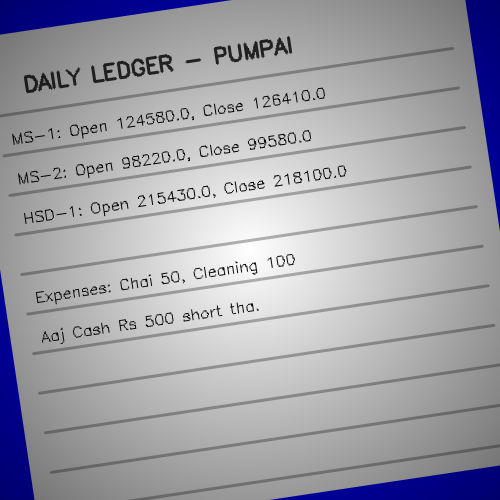
#> input picture backend/skewed_test_raw.png, 500 x 500 px
$ python -i stitcher.py   (imports and definitions only)
#> lines starting #> are read from the running program, lines starting #| are printed output that depends on the picture
### backend/logger.py
import os
import logging
from logging.handlers import RotatingFileHandler

# ANSI Color Escape Codes
RESET = "\033[0m"
GREEN = "\033[32m"
YELLOW = "\033[33m"
RED = "\033[31m"
CYAN = "\033[36m"

class ColorFormatter(logging.Formatter):
    """
    ANSI Color-coded console status updates formatter.
    """
    def format(self, record):
        log_fmt = "%(asctime)s | %(levelname)-8s | %(name)s | %(message)s"
        if record.levelno == logging.INFO:
            fmt = f"{GREEN}{log_fmt}{RESET}"
        elif record.levelno == logging.WARNING:
            fmt = f"{YELLOW}{log_fmt}{RESET}"
        elif record.levelno >= logging.ERROR:
            fmt = f"{RED}{log_fmt}{RESET}"
        else:
            fmt = f"{CYAN}{log_fmt}{RESET}"

        formatter = logging.Formatter(fmt, datefmt="%Y-%m-%d %H:%M:%S")
        return formatter.format(record)

# Resolve directories
BACKEND_DIR = os.path.dirname(os.path.abspath(__file__))
LOGS_DIR = os.path.join(BACKEND_DIR, "logs")
os.makedirs(LOGS_DIR, exist_ok=True)
LOG_FILE = os.path.join(LOGS_DIR, "pipeline.log")

# Setup Unified PumpAI Logger
logger = logging.getLogger("PumpAI")
logger.setLevel(logging.DEBUG)
logger.propagate = False  # Avoid duplicate handlers output

# Clear existing handlers if any
if logger.hasHandlers():
    logger.handlers.clear()

# 1. Console Stream Handler
console_handler = logging.StreamHandler()
console_handler.setLevel(logging.INFO)
console_handler.setFormatter(ColorFormatter())
logger.addHandler(console_handler)

# 2. Rolling File Handler (5MB, 3 backups max)
file_handler = RotatingFileHandler(
    LOG_FILE,
    maxBytes=5 * 1024 * 1024, # 5MB
    backupCount=3,
    encoding="utf-8"
)
file_handler.setLevel(logging.DEBUG)
file_formatter = logging.Formatter(
    "%(asctime)s | %(levelname)-8s | %(name)s | %(message)s",
    datefmt="%Y-%m-%d %H:%M:%S"
)
file_handler.setFormatter(file_formatter)
logger.addHandler(file_handler)

# [20 lines left out: function log_pipeline_transaction, not called in this run]

### backend/stitcher.py
"""
stitcher.py — Automated Double-Page Register Splitting Module
=============================================================
Detects whether a scanned image is a two-page spread (landscape register opened
flat on a scanner), locates the binding spine crease, and returns two cleanly
cropped single-page images saved inside /processed_images/.

Public API
----------
    from stitcher import detect_and_split_double_pages

    results = detect_and_split_double_pages("/path/to/scan.jpg")
    # returns:
    #   ["/path/to/processed_images/scan_left.jpg"]          ← single portrait page
    #   [".../scan_left.jpg", ".../scan_right.jpg"]           ← split double spread
    # Each element is an absolute path ready for the intake queue.

Algorithm
---------
1.  Aspect-Ratio Gate   – Only landscape images (width > height × 1.5) are
                          candidates for splitting. Portrait images pass through.
2.  Spine Detection     – Three complementary strategies are run; the first one
                          that produces a confident result wins:
      A. Vertical Intensity Projection
            Convert to grayscale → compute column-wise mean pixel intensity →
            find the darkest vertical band in the central 40% of the image.
            Dark columns = ink shadow at the binding crease.
      B. Hough Line Transform (fallback)
            Canny edge detection → HoughLinesP → isolate near-vertical segments
            in the central zone → vote for the median x-coordinate.
      C. Geometric Midpoint (last resort)
            Simply split at exact pixel centre (width // 2).
3.  Validity Guard      – If the detected spine x-position lies outside the
                          central 25–75% band, fall back to the geometric midpoint
                          to prevent degenerate tiny slivers.
4.  Matrix Slice        – Crop left = img[:, :split_x] and right = img[:, split_x:]
5.  Output              – Save both halves to /processed_images/ and return paths.
"""

import os
import cv2
import numpy as np
from typing import Optional
from logger import logger  # type: ignore

# ---------------------------------------------------------------------------
# Paths
# ---------------------------------------------------------------------------

BACKEND_DIR   = os.path.dirname(os.path.abspath(__file__))
PROCESSED_DIR = os.path.join(BACKEND_DIR, "processed_images")
# [1 line not run here, left out]


# ---------------------------------------------------------------------------
# Configuration
# ---------------------------------------------------------------------------

# Width-to-height ratio above which an image is treated as a double-page spread.
LANDSCAPE_RATIO_THRESHOLD: float = float(
    os.getenv("PUMPAI_LANDSCAPE_RATIO", "1.5")
)

# The spine must be located within this fractional band of image width.
# e.g. 0.25 means the spine must be between 25% and 75% of image width.
SPINE_VALID_MARGIN: float = 0.25

# Output JPEG quality for saved split images.
JPEG_QUALITY: int = 93


# ---------------------------------------------------------------------------
# Internal helpers
# ---------------------------------------------------------------------------

# [14 lines left out: functions _build_output_paths, _save, not called in this run]


# ---------------------------------------------------------------------------
# Strategy A — Vertical Intensity Projection
# ---------------------------------------------------------------------------

def _spine_via_intensity(gray: np.ndarray, col_start: int, col_end: int) -> Optional[int]:
    """
    Computes per-column mean intensity within the central search zone.
    Returns the x-coordinate of the darkest continuous valley (spine shadow).

    Args:
        gray:      Grayscale image matrix.
        col_start: Left boundary of the central search zone (pixels).
        col_end:   Right boundary of the central search zone (pixels).

    Returns:
        int x-coordinate of the detected spine, or None on failure.
    """
    h, w = gray.shape
    # Crop the central strip for analysis
    strip = gray[:, col_start:col_end].astype(np.float32)

    # Column-wise mean intensity (lower = darker = more shadow)
    col_mean = strip.mean(axis=0)

    # Smooth to suppress noise without blurring the valley
    kernel_size = max(3, (col_end - col_start) // 40)
    if kernel_size % 2 == 0:
        kernel_size += 1
    col_mean_smooth = cv2.GaussianBlur(
        col_mean.reshape(1, -1).astype(np.float32),
        (kernel_size, 1), 0
    ).flatten()

    # Find the darkest column (minimum intensity = deepest shadow)
    local_min_idx = int(np.argmin(col_mean_smooth))
    spine_x = col_start + local_min_idx

    # Confidence check: the valley must be meaningfully darker than surroundings
    valley_val  = col_mean_smooth[local_min_idx]
    overall_avg = col_mean_smooth.mean()
    if valley_val >= overall_avg * 0.92:          # less than 8% darker — not a spine
        logger.debug(
            f"stitcher [intensity]: valley not dark enough "
            f"(val={valley_val:.1f}, avg={overall_avg:.1f}) — strategy inconclusive."
        )
        return None

    logger.debug(f"stitcher [intensity]: spine detected at x={spine_x} "
                 f"(darkness delta={overall_avg - valley_val:.1f})")
    return spine_x


# ---------------------------------------------------------------------------
# Strategy B — Hough Line Transform
# ---------------------------------------------------------------------------

# [60 lines left out: functions _spine_via_hough, _spine_geometric_midpoint, not called in this run]


# ---------------------------------------------------------------------------
# Spine detection dispatcher
# ---------------------------------------------------------------------------

def _detect_spine_x(img: np.ndarray) -> tuple[int, str]:
    """
    Runs the three spine detection strategies in order of precision.
    Falls back to the next strategy if the current one is inconclusive.

    Returns:
        (spine_x: int, method_used: str)
    """
    h, w = img.shape[:2]
    gray = cv2.cvtColor(img, cv2.COLOR_BGR2GRAY) if len(img.shape) == 3 else img

    # Central search zone: middle 40% of image width
    col_start = int(w * 0.30)
    col_end   = int(w * 0.70)
    valid_lo  = int(w * SPINE_VALID_MARGIN)
    valid_hi  = int(w * (1.0 - SPINE_VALID_MARGIN))

    # --- Strategy A: Intensity Projection ---
    spine_x = _spine_via_intensity(gray, col_start, col_end)
    method  = "intensity_projection"

    # --- Strategy B: Hough Lines ---
    if spine_x is None:
        spine_x = _spine_via_hough(gray, col_start, col_end)
        method  = "hough_transform"

    # --- Strategy C: Geometric Midpoint ---
    if spine_x is None:
        spine_x = _spine_geometric_midpoint(w)
        method  = "geometric_midpoint"

    # Validity guard — prevent degenerate slivers
    if not (valid_lo <= spine_x <= valid_hi):
        logger.warning(
            f"stitcher: detected spine x={spine_x} falls outside valid band "
            f"[{valid_lo}, {valid_hi}]. Falling back to geometric midpoint."
        )
        spine_x = w // 2
        method  = "geometric_midpoint_fallback"

    logger.info(f"stitcher: spine located at x={spine_x}/{w} via [{method}].")
    return spine_x, method


# ---------------------------------------------------------------------------
# Public API
# ---------------------------------------------------------------------------

# [110 lines left out: functions detect_and_split_double_pages, split_image_list, not called in this run]

>>> import cv2
>>> picture = cv2.imread('skewed_test_raw.png')
#> picture is the input picture: shape (500, 500, 3); mean B, G, R 168.6, 160.2, 160.2
>>> result = _detect_spine_x(picture)
#> in _detect_spine_x, `gray = cv2.cvtColor(img, cv2.COLOR_BGR2GRAY) if len(img.shape) == 3 el..`:
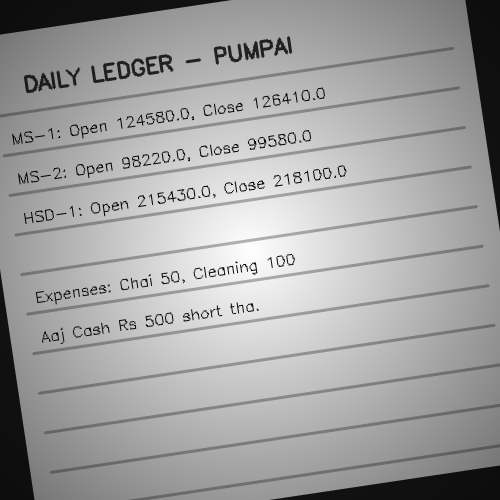
#> gray: shape (500, 500); min 0, max 255, mean 161.2
#> in _spine_via_intensity, `strip = gray[:, col_start:col_end].astype(np.float32)`:
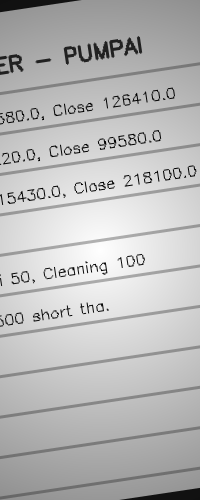
#> strip: shape (500, 200) float32; min 0, max 255, mean 185.7
#> in _spine_via_intensity, `col_mean = strip.mean(axis=0)`: col_mean = 200 values, max 194.8 at index 109, min 167.2 at index 12, mean 185.7
#> in _spine_via_intensity, `col_mean_smooth = cv2.GaussianBlur( col_mean.reshape(1, -1).astype(np...`: col_mean_smooth = 200 values, max 194 at index 93, min 169.9 at index 0, mean 185.7
#> in _spine_via_intensity, `local_min_idx = int(np.argmin(col_mean_smooth))`: local_min_idx = 0
#> in _spine_via_intensity, `spine_x = col_start + local_min_idx`: spine_x = 150
#> in _spine_via_intensity, `valley_val  = col_mean_smooth[local_min_idx]`: valley_val = 169.9
#> in _spine_via_intensity, `overall_avg = col_mean_smooth.mean()`: overall_avg = 185.7
#> in _detect_spine_x, `spine_x = _spine_via_intensity(gray, col_start, col_end)`: spine_x = 150
#> result = (150, 'intensity_projection')
